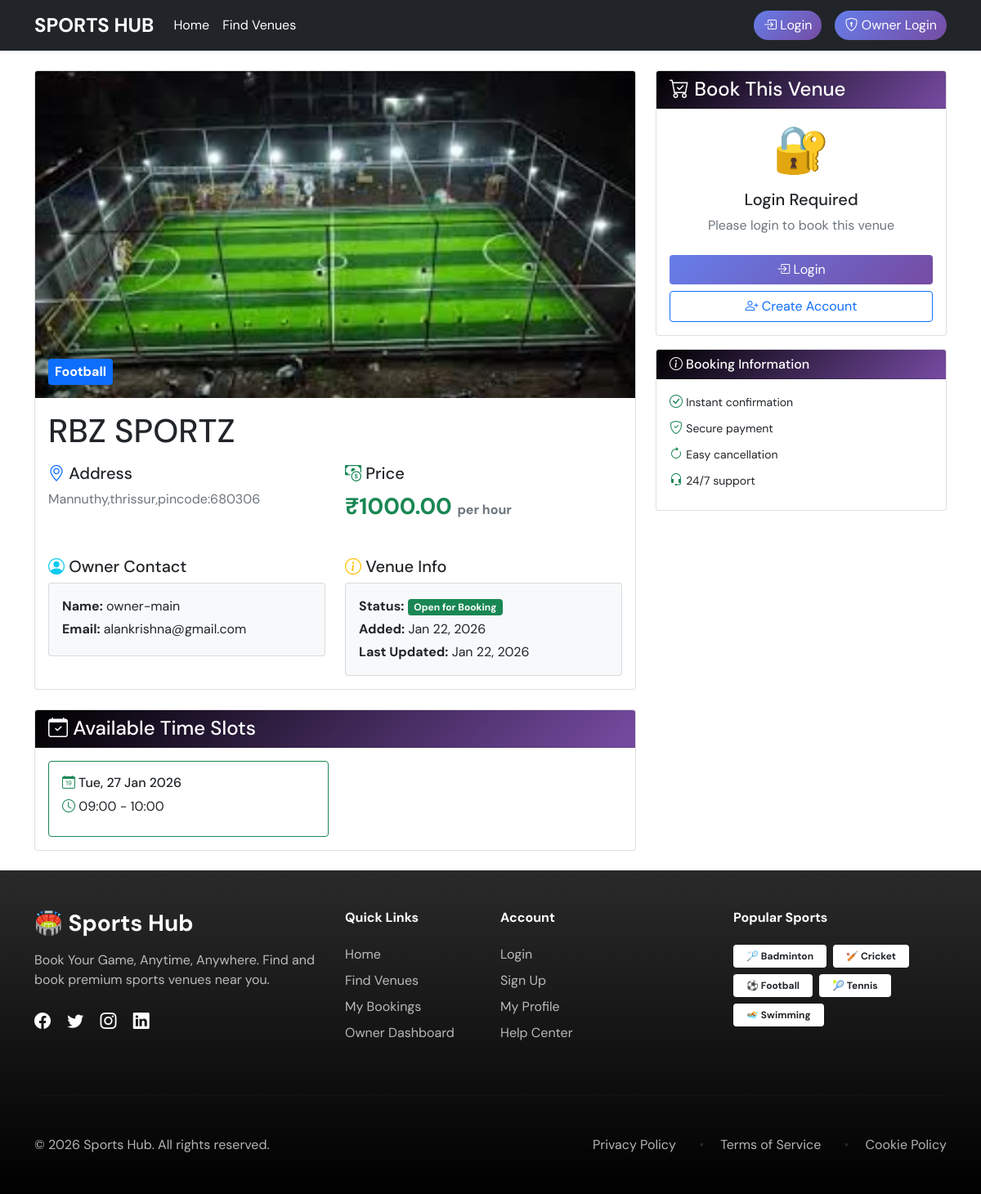
The page /venue/1/ on the database as committed earlier.
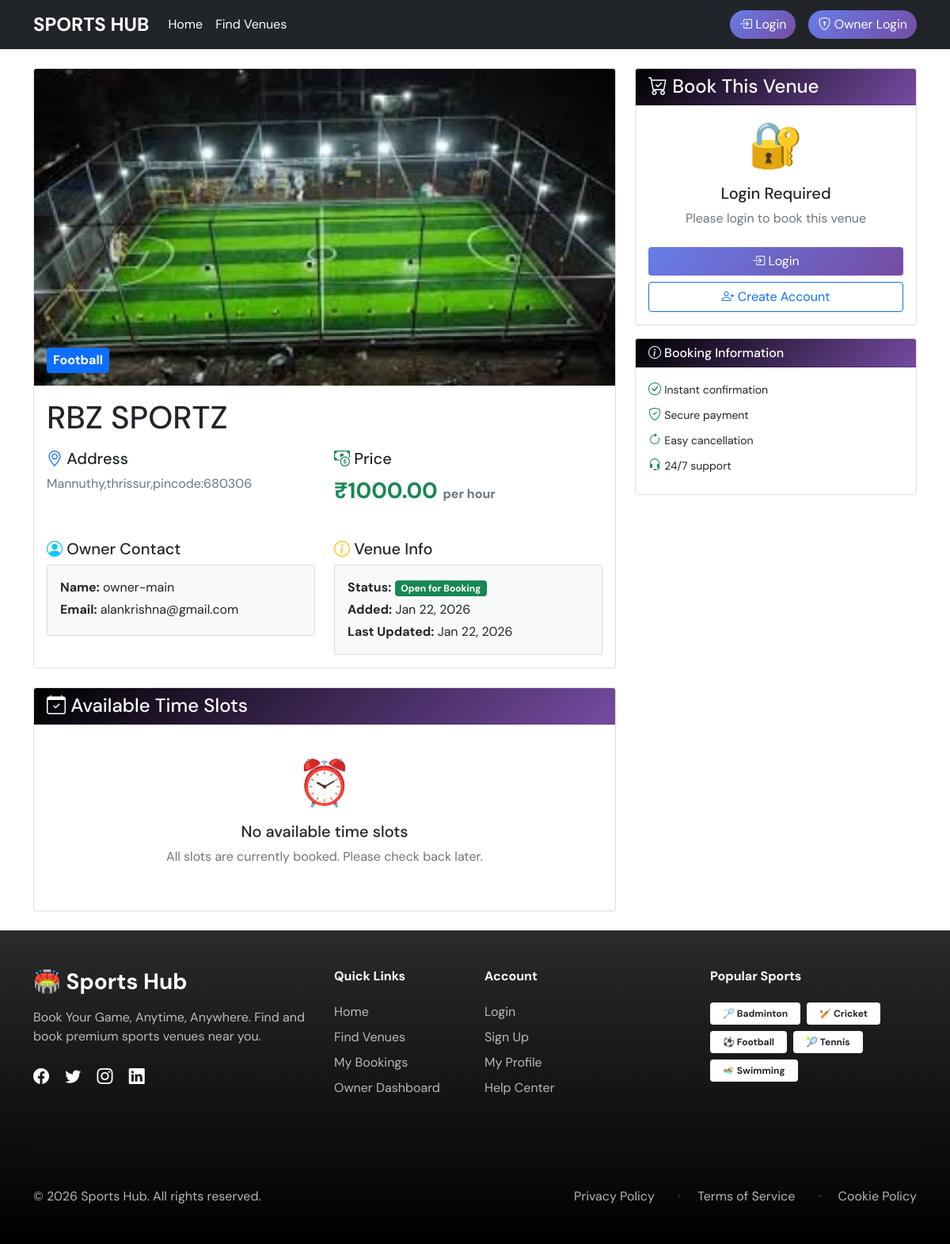
The same page on the database as committed later.
### venues/models.py (models this page shows, shortened)
class TimeSlot(models.Model):
    venue = models.ForeignKey(Venue, on_delete=models.CASCADE, related_name='timeslots')
    date = models.DateField()
    start_time = models.TimeField()
    end_time = models.TimeField()
    is_booked = models.BooleanField(default=False)
    class Meta:
        unique_together = ('venue', 'date', 'start_time', 'end_time')

### venues/views.py (the view)
# urls.py: path('venue/<int:venue_id>/', views.venue_detail, name='venue_detail'),
def venue_detail(request, venue_id):
    venue = get_object_or_404(Venue, id=venue_id, is_active=True)
    today = date.today()
    time_slots = TimeSlot.objects.filter(
        venue=venue,
        date__gte=today,
        is_booked=False
    ).order_by('date', 'start_time')
    context = {
        'venue': venue,
        'time_slots': time_slots,
    }
    return render(request, 'venues/venue_detail.html', context)

### venues/models.py (called while the page is built)
    @property
    def image_url(self):
        if self.image and hasattr(self.image, 'url'):
            return self.image.url
        return '/static/images/default-venue.jpg'

### templates/venues/venue_detail.html (shortened to what the changed rows need)
{% extends 'base.html' %}
{% block content %}
<div class="row">
    <div class="col-md-8">
        <div class="card mb-4">
            <div class="card-body">
                <h1 class="card-title mb-3">{{ venue.name }}</h1>
            </div>
        </div>
        <div class="card">
            <div class="card-body">
                {% if time_slots %}
                <div class="row g-3">
                    {% for slot in time_slots %}
                    <div class="col-md-6">
                        <div class="card border-success">
                            <div class="card-body">
                                <h6 class="card-title">
                                    <i class="bi bi-calendar-date text-success"></i>
                                    {{ slot.date|date:"D, d M Y" }}
                                </h6>
                                <p class="mb-2">
                                    <i class="bi bi-clock text-success"></i>
                                    {{ slot.start_time|time:"H:i" }} - {{ slot.end_time|time:"H:i" }}
                                </p>
                            </div>
                        </div>
                    </div>
                    {% endfor %}
                </div>
                {% else %}
                <div class="text-center py-4">
                    <div class="display-4 mb-3">⏰</div>
                    <h5>No available time slots</h5>
                    <p class="text-muted">All slots are currently booked. Please check back later.</p>
                </div>
                {% endif %}
            </div>
        </div>
    </div>
</div>
{% endblock %}

Rows that differ between the two databases and show on the page:
no longer on this page (row edited): TimeSlot: date "Tue, 27 Jan 2026", start_time "09:00", end_time "10:00"
Other text that changed with them:
text now shown: "⏰ No available time slots All slots are currently booked. Please check back later."
